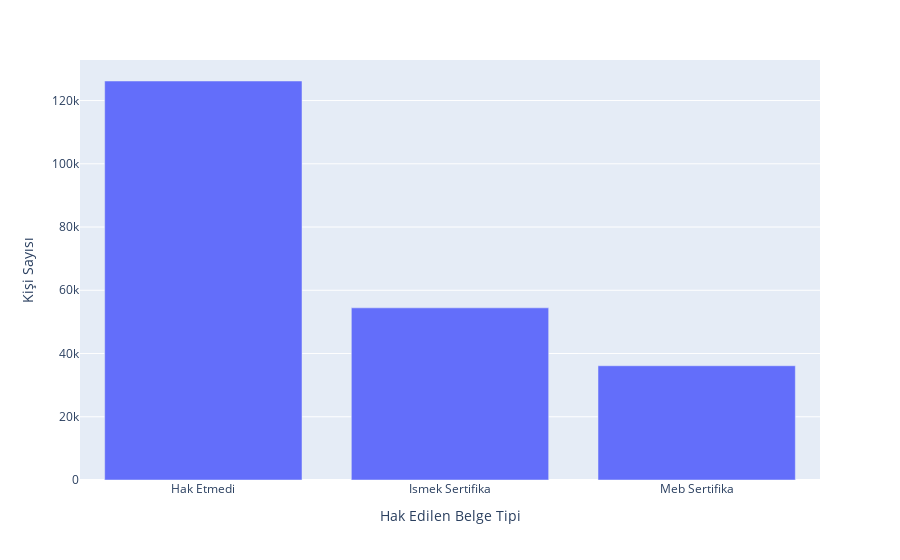

Here is the notebook cell this chart was saved with:
### Code cell
x = df5["Hak Edilen Belge Tipi"]
y = df5["Kişi Sayısı"]

fig = px.bar(df5, x='Hak Edilen Belge Tipi', y='Kişi Sayısı')
fig.show()

### Figure 1 — Plotly figure (JSON) as saved in the notebook; plotly's stock layout.template omitted (floating-point values rounded to 4 significant figures)
{"data": [{"alignmentgroup": "True", "hovertemplate": "Hak Edilen Belge Tipi=%{x}<br>Kişi Sayısı=%{y}<extra></extra>", "legendgroup": "", "marker": {"color": "#636efa", "pattern": {"shape": ""}}, "name": "", "offsetgroup": "", "orientation": "v", "showlegend": false, "textposition": "auto", "type": "bar", "x": ["Hak Etmedi", "Ismek Sertifika", "Meb Sertifika"], "xaxis": "x", "y": [126184, 54446, 36135], "yaxis": "y"}], "layout": {"barmode": "relative", "legend": {"tracegroupgap": 0}, "margin": {"t": 60}, "xaxis": {"anchor": "y", "domain": [0, 1], "title": {"text": "Hak Edilen Belge Tipi"}}, "yaxis": {"anchor": "x", "domain": [0, 1], "title": {"text": "Kişi Sayısı"}}}}
